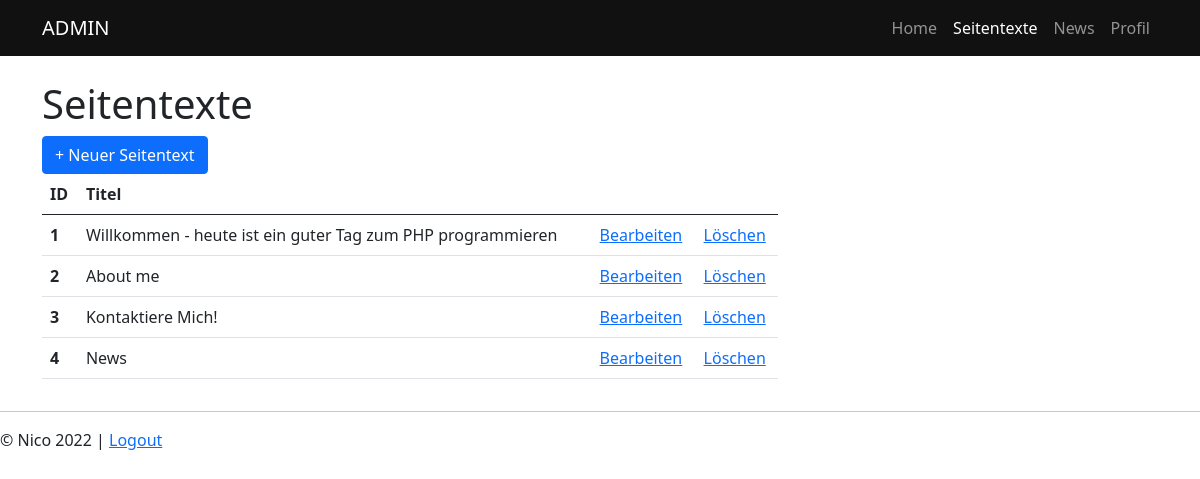
The app's page /admin/seiten-liste.php (signed in) with its own data.
### tables this page shows
CREATE TABLE `content` (
  `ID` int(11) NOT NULL,
  `titel` varchar(100) DEFAULT NULL,
  `text` text DEFAULT NULL,
  `user_ID` int(11) NOT NULL
);

### admin/includes/session_check.php (called while the page is built, shortened)
<?php
$sessioncheck = true;
if( $sessioncheck == false ){
	session_regenerate_id();
	unset($_SESSION['isloggedin']);
	unset($_SESSION['username']);
	unset($_SESSION['userID']);
	unset($_SESSION['useragent']);
	unset($_SESSION['userip']);
	unset($_SESSION['timestamp']);
	header("Location: login.php");
	exit();
	$isLoggedIn = false;
}else{
	$isLoggedIn = true;
}
?>

### admin/includes/navdaten.php (called while the page is built)
<?php
$navdaten = array(
	array(
		'link' => 'index.php',
		'text' => 'Home',
		'public' => true
	),
	array(
		'link' => 'seiten-liste.php',
		'text' => 'Seitentexte',
		'public' => true
	),
	array(
		'link' => 'news-liste.php',
		'text' => 'News',
		'public' => false
	),
	array(
		'link' => 'profil.php',
		'text' => 'Profil',
		'public' => true
	)
);
?>

### admin/seiten-liste.php (the view, shortened to what this page needs)
<?php
require_once("includes/navdaten.php");
require_once('includes/session_check.php');
require_once('includes/mysql-connect.php');
$query = "SELECT * FROM `content`";
$statement = $dbo->query( $query, PDO::FETCH_ASSOC );
$daten = $statement->fetchAll();
?>
<?php include("html/html-header.php");  ?>
		<section>
			<div class="container">
				<div class="row mt-4">
					<div class="col-8">
						<h1>Seitentexte</h1>
					</div>
					<div class="col-8">
					<a href="seite-edit.php" class="btn btn-primary">+ Neuer Seitentext</a>
					<table class="table">
					  <thead>
						<tr>
						  <th scope="col">ID</th>
						  <th scope="col">Titel</th>
						  <th scope="col"></th>
						  <th scope="col"></th>
						</tr>
					  </thead>
					  <tbody>
						<?php if( is_array($daten) && count($daten)>0 ){ ?>
						<?php foreach( $daten as $datensatz ) { ?>
						<tr>
						  <th scope="row"><?php echo $datensatz['ID']; ?></th>
						  <td><?php echo $datensatz['titel']; ?></td>
						  <td><a href="seite-edit.php?id=<?php echo $datensatz['ID']; ?>&action=edit">Bearbeiten</a></td>
						  <td><a href="seiten-liste.php?id=<?php echo $datensatz['ID']; ?>&action=delete">Löschen</a></td>
						</tr>
						<?php }  ?>
						<?php }  ?>
					  </tbody>
					</table>
					</div>
				</div>
			</div>
		</section>
<?php include("html/html-footer.php");  ?>

### admin/html/html-header.php (shortened to what this page needs)
<?php
$script_name = $_SERVER['SCRIPT_NAME'];
$letzter_slash = strrpos($script_name, '/')+1;
$dateiname = substr($script_name, $letzter_slash);
?>
<!DOCTYPE html>
<html lang="en-gb" dir="ltr" vocab="http://schema.org/">
	<head>
		<link rel="stylesheet" href="css/bootstrap.min.css">
		<link rel="stylesheet" href="css/theme.css">
	</head>
	<body>
		<header class="navbar navbar-expand-md navbar-dark bd-navbar">
			<nav class="container flex-wrap flex-md-nowrap" aria-label="Main navigation">
				<a class="navbar-brand p-0 me-2" href="/">ADMIN<a>
				<ul class="navbar-nav flex-row flex-wrap bd-navbar-nav">
					<?php if($isLoggedIn===true && isset($navdaten) ) { ?>
					<?php foreach( $navdaten as $menuitem ){ ?>
					<li class="nav-item col-6 col-md-auto">
						<a class="nav-link p-2 <?php if($dateiname == $menuitem['link']) { echo 'active'; } ?>" href="<?php echo $menuitem['link'] ?>">
							<?php echo $menuitem['text'] ?>
						</a>
					</li>
					<?php } ?>
					<?php } ?>
				</ul>
			</nav>
		</header>

### admin/html/html-footer.php
	<hr>
	&copy; Nico 2022
	<?php if($isLoggedIn===true) {   ?>
		| <a href="logout.php">Logout</a>
	<?php } ?>
	</body>
</html>

### admin/css/theme.css (style rules this page uses)
.navbar-dark { background-color:#111111 !important; color:#ffffff; }

### records on screen
content: ID "1", titel "Willkommen - heute ist ein guter Tag zum PHP programmieren"
content: ID "2", titel "About me"
content: ID "3", titel "Kontaktiere Mich!"
content: ID "4", titel "News"

### other values on screen
$menuitem['text'] "Home"
$menuitem['text'] "Seitentexte"
$menuitem['text'] "News"
$menuitem['text'] "Profil"
